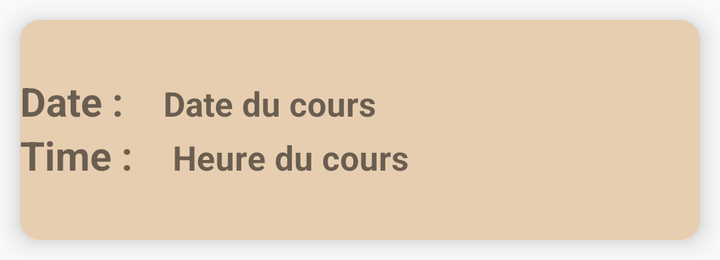
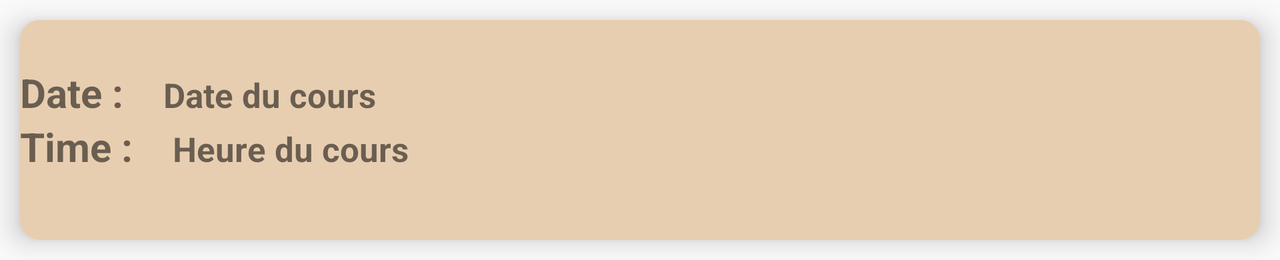

Two renders of one Android screen. The first uses the default layout on a phone; the second uses the alternative layout the repository ships for a different screen configuration, on a matching device. The two XML files are below.
<!-- AndroidManifest.xml: application theme Theme.SmartWakeUp -->
<!-- res/layout/item.xml -->
<?xml version="1.0" encoding="utf-8"?>
<androidx.cardview.widget.CardView xmlns:android="http://schemas.android.com/apk/res/android"
    xmlns:app="http://schemas.android.com/apk/res-auto"
    android:layout_width="match_parent"
    android:layout_height="110dp"
    android:layout_margin="10dp"
    android:padding="10dp"
    app:cardBackgroundColor="@color/lightbrown"
    app:cardCornerRadius="10dp"
    app:cardElevation="8dp">

    <LinearLayout
        android:layout_width="match_parent"
        android:layout_height="wrap_content"
        android:background="@color/lightbrown"
        android:orientation="vertical">

        <LinearLayout
            android:layout_width="match_parent"
            android:layout_height="wrap_content"
            android:background="@color/brown"
            android:orientation="horizontal">

            <TextView
                android:layout_width="wrap_content"
                android:layout_height="wrap_content"
                android:text="Summary :"
                android:textColor="@color/lightbrown"
                android:textSize="20sp"
                android:textStyle="bold" />

            <TextView
                android:id="@+id/summary_text"
                android:layout_width="wrap_content"
                android:layout_height="wrap_content"
                android:layout_marginStart="20dp"
                android:text="Nom du cours"
                android:textColor="@color/lightbrown"
                android:textSize="17sp"
                android:textStyle="bold" />


        </LinearLayout>

        <LinearLayout
            android:layout_width="match_parent"
            android:layout_height="wrap_content"
            android:orientation="horizontal">

            <TextView
                android:layout_width="wrap_content"
                android:layout_height="wrap_content"
                android:text="Date :"
                android:textSize="20sp"
                android:textStyle="bold" />

            <TextView
                android:id="@+id/date_text"
                android:layout_width="wrap_content"
                android:layout_height="wrap_content"
                android:layout_marginStart="20dp"
                android:text="Date du cours"
                android:textSize="17sp"
                android:textStyle="bold" />

        </LinearLayout>

        <LinearLayout
            android:layout_width="match_parent"
            android:layout_height="wrap_content"
            android:orientation="horizontal">

            <TextView
                android:layout_width="wrap_content"
                android:layout_height="wrap_content"
                android:text="Time :"
                android:textSize="20sp"
                android:textStyle="bold" />

            <TextView
                android:id="@+id/time_text"
                android:layout_width="wrap_content"
                android:layout_height="wrap_content"
                android:layout_marginStart="20dp"
                android:text="Heure du cours"
                android:textSize="17sp"
                android:textStyle="bold" />


        </LinearLayout>


    </LinearLayout>


</androidx.cardview.widget.CardView>
<!-- resources referenced by this layout -->
<resources>
  <color name="lightbrown">#e8ceb0</color>
  <style name="Theme.SmartWakeUp" parent="Theme.AppCompat.Light.NoActionBar">
          
          <item name="colorPrimary">@color/brown</item>
          <item name="colorPrimaryDark">@color/brown</item>
          <item name="colorAccent">@color/teal_200</item>
          
      </style>
  <color name="teal_200">#FF03DAC5</color>
</resources>
<!-- res/layout-land/item.xml (the repository's variant of the layout above) -->
<!-- drawn on the phone turned sideways -->
<?xml version="1.0" encoding="utf-8"?>
<androidx.cardview.widget.CardView xmlns:android="http://schemas.android.com/apk/res/android"
    android:layout_width="match_parent"
    android:layout_height="110dp"
    xmlns:app="http://schemas.android.com/apk/res-auto"
    app:cardElevation="8dp"
    app:cardCornerRadius="10dp"
    android:padding="10dp"
    android:layout_margin="10dp"
    app:cardBackgroundColor="@color/lightbrown">
    <LinearLayout
        android:layout_width="match_parent"
        android:layout_height="wrap_content"
        android:background="@color/lightbrown"
        android:orientation="vertical">

        <LinearLayout
            android:layout_width="match_parent"
            android:layout_height="wrap_content"
            android:background="@color/brown"
            android:orientation="horizontal">



            <TextView
                android:layout_width="match_parent"
                android:layout_height="wrap_content"
                android:layout_marginStart="0dp"
                android:text="Nom du cours"
                android:layout_gravity="center"
                android:gravity="center"
                android:textStyle="bold"
                android:textSize="17sp"
                android:textColor="@color/lightbrown"
                android:id="@+id/summary_text"/>


        </LinearLayout>

        <LinearLayout
            android:layout_width="match_parent"
            android:layout_height="wrap_content"
            android:orientation="horizontal">

            <TextView
                android:layout_width="wrap_content"
                android:layout_height="wrap_content"
                android:text="Date :"
                android:textStyle="bold"
                android:textSize="20sp"/>

            <TextView
                android:layout_width="wrap_content"
                android:layout_height="wrap_content"
                android:text="Date du cours"
                android:textStyle="bold"
                android:textSize="17sp"
                android:layout_marginStart="20dp"
                android:id="@+id/date_text"/>

        </LinearLayout>

        <LinearLayout
            android:layout_width="match_parent"
            android:layout_height="wrap_content"
            android:orientation="horizontal">

            <TextView
                android:layout_width="wrap_content"
                android:layout_height="wrap_content"
                android:text="Time :"
                android:textSize="20sp"
                android:textStyle="bold" />

            <TextView
                android:id="@+id/time_text"
                android:layout_width="wrap_content"
                android:layout_height="wrap_content"
                android:layout_marginStart="20dp"
                android:text="Heure du cours"
                android:textSize="17sp"
                android:textStyle="bold" />


        </LinearLayout>


    </LinearLayout>



</androidx.cardview.widget.CardView>
